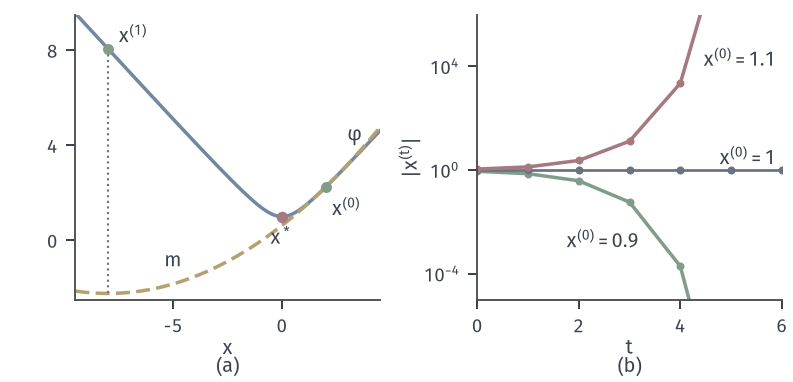

Write the Python code that produced this figure.
from pathlib import Path
import sys
ROOT = next(p for p in Path(__file__).resolve().parents if (p/'build.sh').is_file() and (p/'tex/book.tex').is_file())
sys.path.insert(0, str(ROOT/'figures/00-shared/mathematical-preliminaries-upper/00-shared/comprehension-figures'))
from support import figure, save, BLUE, GREEN, YELLOW, RED, PURPLE, INK, MUTED, GRID, BLUE_FILL, GREEN_FILL, YELLOW_FILL, RED_FILL, PURPLE_FILL
import numpy as np
HERE = Path(__file__).resolve().parent
STROKE = '#4C4D4F'
# 贯穿全章的目标 f(x)=0.5(x1-1)^2+(x2-x1^2)^2，最优解 (1,1)。
def f(x):
    u = x[1]-x[0]**2
    return .5*(x[0]-1)**2+u**2
def grad(x):
    u = x[1]-x[0]**2
    return np.array([x[0]-1-4*x[0]*u, 2*u])
def hess(x):
    u = x[1]-x[0]**2
    return np.array([[1-4*u+8*x[0]**2, -4*x[0]], [-4*x[0], 2.]])
XS = np.array([1., 1.])
def panel(fig, left, right, top, bottom, wspace=.3):
    fig.set_layout_engine(None)
    fig.subplots_adjust(left=left, right=right, top=top, bottom=bottom, wspace=wspace)
def tags(fig, axes, y=.015):
    for ax, s in zip(axes, ('(a)', '(b)', '(c)', '(d)')):
        p = ax.get_position(); fig.text((p.x0+p.x1)/2, y, s, ha='center', va='bottom')
def grid2(a, b, c, d, n=600):
    X, Y = np.meshgrid(np.linspace(a, b, n), np.linspace(c, d, n))
    return X, Y
def region(ax, a, b, c, d):
    t = np.linspace(a, b, 300); y = t**2+.25
    ax.fill_between(t, y, d, color=RED_FILL, lw=0, zorder=0)
    ax.plot(t, y, color=STROKE, lw=.85, ls=(0, (3, 2)), zorder=1)
    ax.set_xlim(a, b); ax.set_ylim(c, d)
def arrow(ax, p, q, color=GREEN, lw=1.3, z=4):
    ax.annotate('', xy=q, xytext=p, zorder=z, arrowprops=dict(arrowstyle='-|>,head_width=.17,head_length=.34', color=color, lw=lw, shrinkA=0, shrinkB=0))

fig, axes = figure(width_mm=112, height_mm=54, ncols=2)
panel(fig, .095, .985, .96, .215, .32)
phi = lambda x: np.sqrt(1+x**2); a, b = axes
x0 = 2.; d1 = x0/phi(x0); d2 = phi(x0)**-3; x = np.linspace(-9.5, 4.5, 500)
a.plot(x, phi(x), color=BLUE, lw=1.4); a.plot(x, phi(x0)+d1*(x-x0)+.5*d2*(x-x0)**2, color=YELLOW, lw=1.4, ls=(0, (4, 1.8)))
a.plot([x0], [phi(x0)], 'o', ms=4.4, color=GREEN, mew=0, zorder=5); a.plot([0], [1], 'o', ms=4.6, color=RED, mew=0, zorder=5)
xn = -8.; mn = phi(x0)+d1*(xn-x0)+.5*d2*(xn-x0)**2; a.plot([xn], [phi(xn)], 'o', ms=4.4, color=GREEN, mew=0, zorder=5)
a.plot([xn, xn], [mn, phi(xn)], color=MUTED, lw=.85, ls=':')
a.text(2.3, phi(x0)-1.2, '$x^{(0)}$', ha='left'); a.text(-7.5, phi(xn)+.25, '$x^{(1)}$', ha='left'); a.text(.0, -.15, '$x^*$', ha='center')
a.text(3.0, 4.2, '$\\varphi$', ha='left'); a.text(-5, -1.1, '$m$', ha='center')
a.set_xlim(-9.5, 4.5); a.set_ylim(-2.5, 9.5); a.set_xlabel('$x$', labelpad=1); a.set_yticks([0, 4, 8])
T = 6
for x00, c, lw_ in ((.9, GREEN, 1.4), (1., MUTED, 1.1), (1.1, RED, 1.4)):
    X_ = [x00]
    for t in range(T): X_.append(-X_[-1]**3)
    b.semilogy(range(T+1), np.abs(X_), color=c, lw=lw_, marker='o', ms=3.2, mew=0)
b.text(5.9, 1e4, '$x^{(0)}=1.1$', ha='right'); b.text(5.9, 1.6, '$x^{(0)}=1$', ha='right'); b.text(3.2, 1e-3, '$x^{(0)}=0.9$', ha='right')
b.set_xlabel('$t$', labelpad=1); b.set_ylabel('$|x^{(t)}|$', labelpad=1); b.set_xlim(0, 6); b.set_ylim(1e-5, 1e6); b.set_yticks([1e-4, 1, 1e4])
tags(fig, axes); save(fig, HERE, 'figure', {'phi': 'sqrt(1+x^2)', 'newton_map': '-x^3'})
